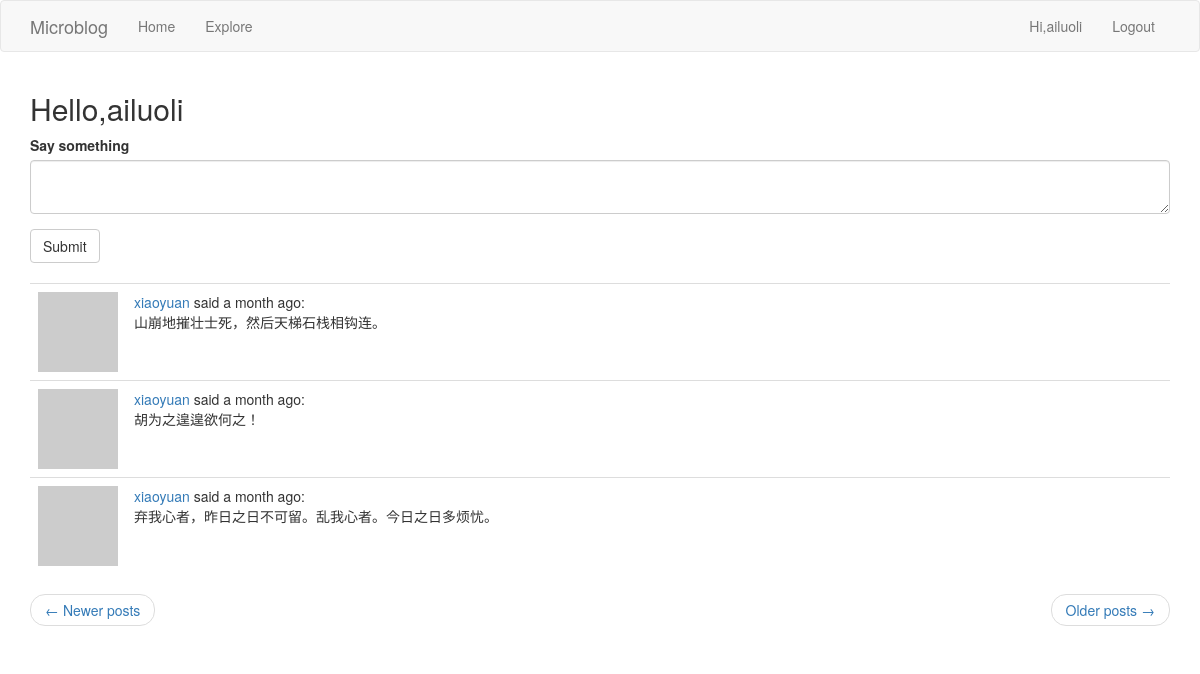
/index?page=3 (signed in), run on the app's committed database.
### app/models.py (models this page shows, shortened)
class User(UserMixin, db.Model):
	id = db.Column(db.Integer, primary_key=True)
	username = db.Column(db.String(64), index=True, unique=True)
	email = db.Column(db.String(120), index=True, unique=True)
	password_hash = db.Column(db.String(128))
	posts = db.relationship('Post', backref='author', lazy='dynamic')
	about_me = db.Column(db.String(140))
	last_seen = db.Column(db.DateTime, default=datetime.utcnow())
	followed = db.relationship(
		'User',
		secondary=followers,
		primaryjoin=(followers.c.follower_id == id),
		secondaryjoin=(followers.c.followed_id == id),
		backref=db.backref('followers', lazy='dynamic'),
		lazy='dynamic'
	)
	def avatar(self, size):
		digest = md5(self.email.lower().encode('utf-8')).hexdigest()
		return 'https://www.gravatar.com/avatar/{}?d=identicon&s={}'.format(digest, size)
	def followed_posts(self):
		followed = Post.query.join(followers, (followers.c.followed_id == Post.user_id)). \
			filter(followers.c.follower_id == self.id)
		own = Post.query.filter_by(user_id=self.id)
		return followed.union(own).order_by(Post.timestamp.desc())

class Post(db.Model):
	id = db.Column(db.Integer, primary_key=True)
	body = db.Column(db.String(1024))
	timestamp = db.Column(db.DateTime, index=True, default=datetime.utcnow)
	user_id = db.Column(db.Integer, db.ForeignKey('user.id'))

### app/routes.py (the view)
@app.route('/', methods=['GET', 'POST'])
@app.route('/index', methods=['GET', 'POST'])
@login_required
def index():
	form = PostForm()
	if form.validate_on_submit():
		post = Post(body=form.post.data, author=current_user)
		db.session.add(post)
		db.session.commit()
		flash(_('Your post is now live !'))
		return redirect(url_for('index'))
	page = request.args.get('page', 1, type=int)
	posts = current_user.followed_posts().paginate(page, app.config['POSTS_PER_PAGE'], False)
	next_url = url_for('index', page=posts.next_num) if posts.has_next else None
	prev_url = url_for('index', page=posts.prev_num) if posts.has_prev else None
	return render_template("index.html", title=_('Home Page'), form=form,
						   posts=posts.items, next_url=next_url, prev_url=prev_url)

### app/froms.py
class PostForm(FlaskForm):
	post = TextAreaField(_l('Say something', validators=[DataRequired(), Length(min=1, max=140)]))
	submit = SubmitField(_l('Submit'))

### app/models.py (called while the page is built)
@login.user_loader
def load_user(id):
	return User.query.get(int(id))

### app/routes.py (called while the page is built)
@app.before_request
def before_request():
	if current_user.is_authenticated:
		current_user.last_seen = datetime.utcnow()
		db.session.commit()
	g.locale = 'zh_CN' if str(get_locale()).startswith('zh') else str(get_locale())

### app/templates/index.html
{% extends "base.html" %}
{% import 'bootstrap/wtf.html' as wtf %}
{% block app_content %}
    <h2>{{ _('Hello,%(username)s',username=current_user.username) }}</h2>
    {% if form %}
        {{ wtf.quick_form(form) }}
        <br>
    {% endif %}
    <table class="table table-hover">
        {% for post in posts %}
            {% include '_post.html' %}
        {% endfor %}
    </table>
    <nav aria-label="...">
        <ul class="pager">
            <li class="previous{% if not prev_url %} disabled{% endif %}">
                <a href="{{ prev_url or '#' }}">
                    <span aria-hidden="true">&larr;</span> {{ _('Newer posts') }}
                </a>
            </li>
            <li class="next{% if not next_url %} disabled{% endif %}">
                <a href="{{ next_url or '#' }}">
                    {{ _('Older posts') }} <span aria-hidden="true">&rarr;</span>
                </a>
            </li>
        </ul>
    </nav>
{% endblock %}

### app/templates/base.html (shortened to what this page needs)
{% extends "bootstrap/base.html" %}
{% block navbar %}
    <nav class="navbar navbar-default">
        <div class="container">
            <div class="navbar-header">
                <a class="navbar-brand" href="{{ url_for('index') }}">Microblog</a>
            </div>
            <div class="collapse navbar-collapse" id="bs-example-navbar-collapse-1">
                <ul class="nav navbar-nav">
                    <li><a href="{{ url_for('index') }}">{{ _('Home') }}</a></li>
                    <li><a href="{{ url_for('explore') }}">{{ _('Explore') }}</a></li>
                </ul>
                <ul class="nav navbar-nav navbar-right">
                    {% if current_user.is_anonymous %}
                        <li><a href="{{ url_for('login') }}">{{ _('Login') }}</a></li>
                    {% else %}
                        <li>
                            <a href="{{ url_for('user', username=current_user.username) }}">{{ _('Hi,%(username)s',username=current_user.username) }}</a>
                        </li>
                        <li><a href="{{ url_for('logout') }}">{{ _('Logout') }}</a></li>
                    {% endif %}
                </ul>
            </div>
        </div>
    </nav>
{% endblock %}
{% block content %}
    <div class="container">
        {% block app_content %}{% endblock %}
    </div>
{% endblock %}

### app/templates/_post.html (shortened to what this page needs)
<tr align="top">
    <td width="70px">
        <a href="{{ url_for('user', username=post.author.username) }}">
            <img src="{{ post.author.avatar(70) }}">
        </a>
    </td>
    <td>
        {{ _('%(username)s said %(when)s', username=user_link, when=moment(post.timestamp).fromNow()) }}:
        <br>
        {{ post.body }}
    </td>
</tr>

### data on the page
Post: body "山崩地摧壮士死，然后天梯石栈相钩连。"
Post: body "胡为之遑遑欲何之！"
Post: body "弃我心者，昨日之日不可留。乱我心者。今日之日多烦忧。"
